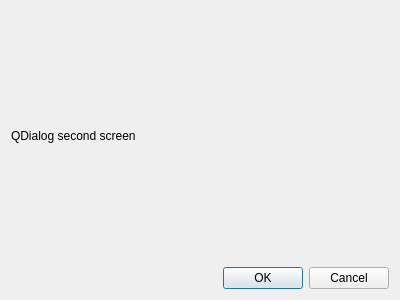
<?xml version="1.0" encoding="UTF-8"?>
<ui version="4.0">
 <class>Dialog</class>
 <widget class="QDialog" name="Dialog">
  <property name="geometry">
   <rect>
    <x>0</x>
    <y>0</y>
    <width>400</width>
    <height>300</height>
   </rect>
  </property>
  <property name="windowTitle">
   <string>Dialog</string>
  </property>
  <layout class="QGridLayout" name="gridLayout">
   <item row="1" column="0">
    <widget class="QDialogButtonBox" name="buttonBox">
     <property name="orientation">
      <enum>Qt::Horizontal</enum>
     </property>
     <property name="standardButtons">
      <set>QDialogButtonBox::Cancel|QDialogButtonBox::Ok</set>
     </property>
    </widget>
   </item>
   <item row="0" column="0">
    <widget class="QLabel" name="label">
     <property name="text">
      <string>QDialog second screen</string>
     </property>
    </widget>
   </item>
  </layout>
 </widget>
 <resources/>
 <connections>
  <connection>
   <sender>buttonBox</sender>
   <signal>accepted()</signal>
   <receiver>Dialog</receiver>
   <slot>accept()</slot>
   <hints>
    <hint type="sourcelabel">
     <x>248</x>
     <y>254</y>
    </hint>
    <hint type="destinationlabel">
     <x>157</x>
     <y>274</y>
    </hint>
   </hints>
  </connection>
  <connection>
   <sender>buttonBox</sender>
   <signal>rejected()</signal>
   <receiver>Dialog</receiver>
   <slot>reject()</slot>
   <hints>
    <hint type="sourcelabel">
     <x>316</x>
     <y>260</y>
    </hint>
    <hint type="destinationlabel">
     <x>286</x>
     <y>274</y>
    </hint>
   </hints>
  </connection>
 </connections>
</ui>
